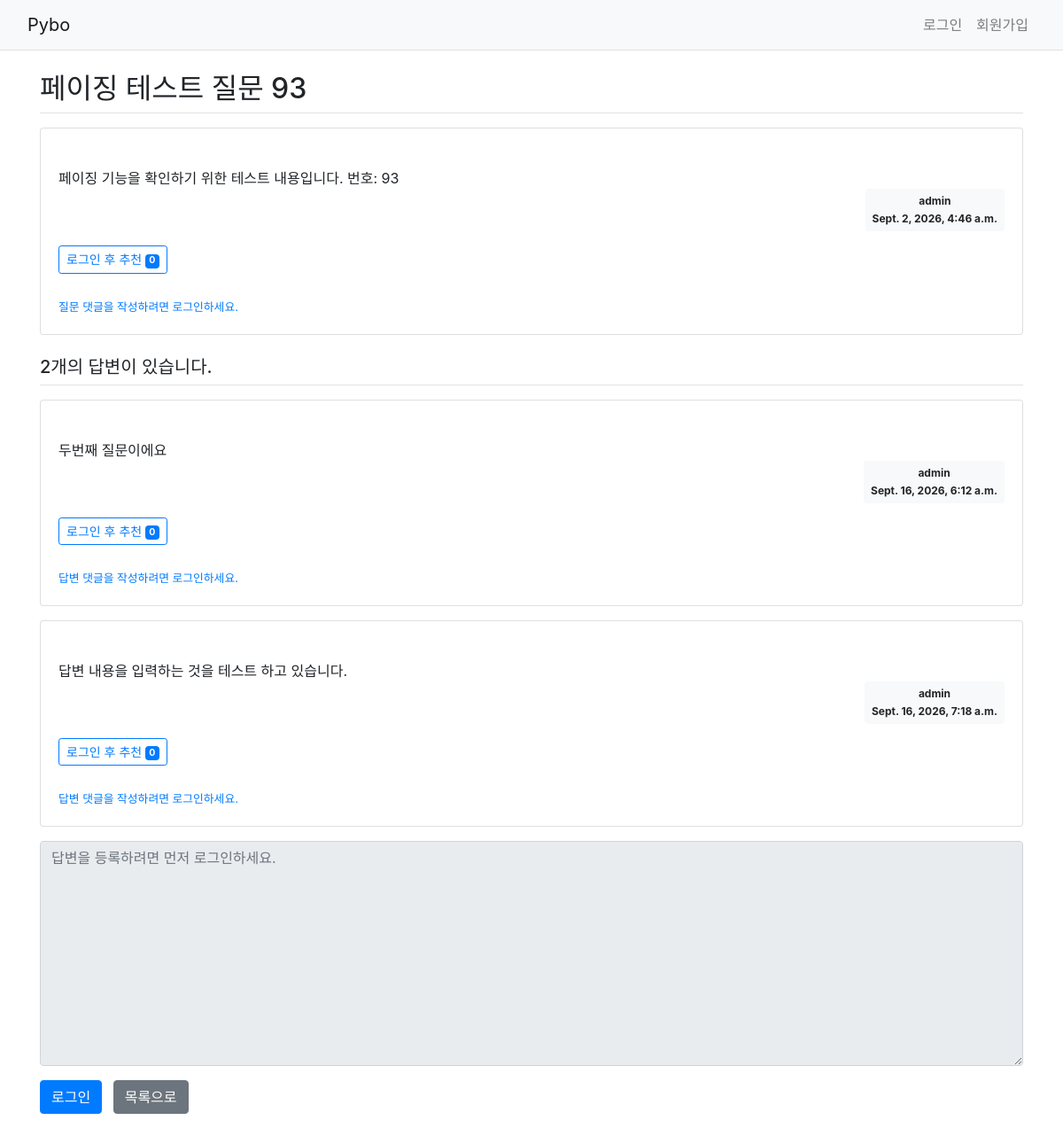
The page /pybo/98/ on the database its author committed.
### pybo/models.py (models this page shows, shortened)
class Question(models.Model):
    author = models.ForeignKey(
        User,
        on_delete=models.CASCADE,
        related_name='author_question',
    )
    subject = models.CharField(
        max_length=200,
    )
    content = models.TextField()
    create_date = models.DateTimeField()
    modify_date = models.DateTimeField(
        null=True,
        blank=True,
    )
    voter = models.ManyToManyField(
        User,
        related_name='voter_question',
        blank=True,
    )

class Answer(models.Model):
    author = models.ForeignKey(
        User,
        on_delete=models.CASCADE,
        related_name='author_answer',
    )
    question = models.ForeignKey(
        Question,
        on_delete=models.CASCADE,
    )
    content = models.TextField()
    create_date = models.DateTimeField()
    modify_date = models.DateTimeField(
        null=True,
        blank=True,
    )
    voter = models.ManyToManyField(
        User,
        related_name='voter_answer',
        blank=True,
    )

### pybo/views/base_views.py (the view)
def detail(request, question_id):
    question = get_object_or_404(
        Question,
        pk=question_id,
    )
    context = {
        'question': question,
    }
    return render(
        request,
        'pybo/question_detail.html',
        context,
    )

### templates/pybo/question_detail.html (shortened to what this page needs)
{% extends 'base.html' %}
{% block content %}
<div class="container my-3">
    <h2 class="border-bottom py-2">
        {{ question.subject }}
    </h2>
    <div class="card my-3">
        <div class="card-body">
            <div class="card-text"
                 style="white-space: pre-line;">
                {{ question.content }}
            </div>
            <div class="d-flex justify-content-end">
                <div class="badge badge-light p-2">
                    <div class="mb-2">
                        {{ question.author.username }}
                    </div>
                    <div>
                        {{ question.create_date }}
                    </div>
                </div>
            </div>
            <div class="my-3">
                {% if request.user.is_authenticated %}
                <!--
                    로그인한 사용자가 추천 버튼을 누르면
                    vote_question View로 POST 요청을 보낸다.
                -->
                <form method="post"
                      action="{% url 'pybo:vote_question' question.id %}"
                      class="d-inline">
                    {% csrf_token %}
                    <button type="submit"
                            class="btn btn-sm btn-outline-primary">
                        질문 추천
                        <span class="badge badge-primary">
                            {{ question.voter.count }}
                        </span>
                    </button>
                </form>
                {% else %}
                <a href="{% url 'common:login' %}?next={{ request.path }}"
                   class="btn btn-sm btn-outline-primary">
                    로그인 후 추천
                    <span class="badge badge-primary">
                        {{ question.voter.count }}
                    </span>
                </a>
                {% endif %}
            </div>
            <div class="mt-2">
                {% if request.user.is_authenticated %}
                <a href="{% url 'pybo:comment_create_question' question.id %}"
                   class="small">
                    질문 댓글 추가
                </a>
                {% else %}
                <a href="{% url 'common:login' %}?next={{ request.path }}"
                   class="small">
                    질문 댓글을 작성하려면 로그인하세요.
                </a>
                {% endif %}
            </div>
        </div>
    </div>
    <h5 class="border-bottom my-3 py-2">
        {{ question.answer_set.count }}개의 답변이 있습니다.
    </h5>
    {% for answer in question.answer_set.all %}
    <div class="card my-3">
        <div class="card-body">
            <div class="card-text"
                 style="white-space: pre-line;">
                {{ answer.content }}
            </div>
            <div class="d-flex justify-content-end">
                <div class="badge badge-light p-2">
                    <div class="mb-2">
                        {{ answer.author.username }}
                    </div>
                    <div>
                        {{ answer.create_date }}
                    </div>
                </div>
            </div>
            <div class="my-3">
                {% if request.user.is_authenticated %}
                <!--
                    현재 답변의 ID를 vote_answer URL에 전달한다.
                    주의:
                    question.id가 아니라 반드시 answer.id를 사용한다.
                -->
                <form method="post"
                      action="{% url 'pybo:vote_answer' answer.id %}"
                      class="d-inline">
                    {% csrf_token %}
                    <button type="submit"
                            class="btn btn-sm btn-outline-primary">
                        답변 추천
                        <span class="badge badge-primary">
                            {{ answer.voter.count }}
                        </span>
                    </button>
                </form>
                {% else %}
                <a href="{% url 'common:login' %}?next={{ request.path }}"
                   class="btn btn-sm btn-outline-primary">
                    로그인 후 추천
                    <span class="badge badge-primary">
                        {{ answer.voter.count }}
                    </span>
                </a>
                {% endif %}
            </div>
            <div class="mt-2">
                {% if request.user.is_authenticated %}
                <a href="{% url 'pybo:comment_create_answer' answer.id %}"
                   class="small">
                    답변 댓글 추가
                </a>
                {% else %}
                <a href="{% url 'common:login' %}?next={{ request.path }}"
                   class="small">
                    답변 댓글을 작성하려면 로그인하세요.
                </a>
                {% endif %}
            </div>
        </div>
    </div>
    {% empty %}
    <div class="alert alert-light border">
        아직 등록된 답변이 없습니다.
    </div>
    {% endfor %}
    <form action="{% url 'pybo:answer_create' question.id %}"
          method="post"
          class="my-3">
        <div class="form-group">
            {% if request.user.is_authenticated %}
            <!--
                이전 제출에서 오류가 발생한 경우
                사용자가 작성한 내용을 유지하기 위해
                form.content.value를 다시 출력한다.
            -->
            <textarea name="content"
                      id="content"
                      class="form-control"
                      rows="10"
                      placeholder="답변 내용을 입력하세요.">{{ form.content.value|default_if_none:'' }}</textarea>
            {% else %}
            <textarea id="content"
                      class="form-control"
                      rows="10"
                      disabled
                      placeholder="답변을 등록하려면 먼저 로그인하세요."></textarea>
            {% endif %}
        </div>
        {% if request.user.is_authenticated %}
        <button type="submit"
                class="btn btn-primary">
            답변 등록
        </button>
        {% else %}
        <a href="{% url 'common:login' %}?next={{ request.path }}"
           class="btn btn-primary">
            로그인
        </a>
        {% endif %}
        <a href="{% url 'pybo:index' %}"
           class="btn btn-secondary ml-2">
            목록으로
        </a>
    </form>
</div>
{% endblock %}

### rows shown on the page
Question: subject "페이징 테스트 질문 93", content "페이징 기능을 확인하기 위한 테스트 내용입니다. 번호: 93", author.username "admin", create_date "Sept. 2, 2026, 4:46 a.m.", voter.count "0", answer_set.count "2"
Answer: content "두번째 질문이에요", author.username "admin", create_date "Sept. 16, 2026, 6:12 a.m.", voter.count "0"
Answer: content "답변 내용을 입력하는 것을 테스트 하고 있습니다.", author.username "admin", create_date "Sept. 16, 2026, 7:18 a.m.", voter.count "0"
